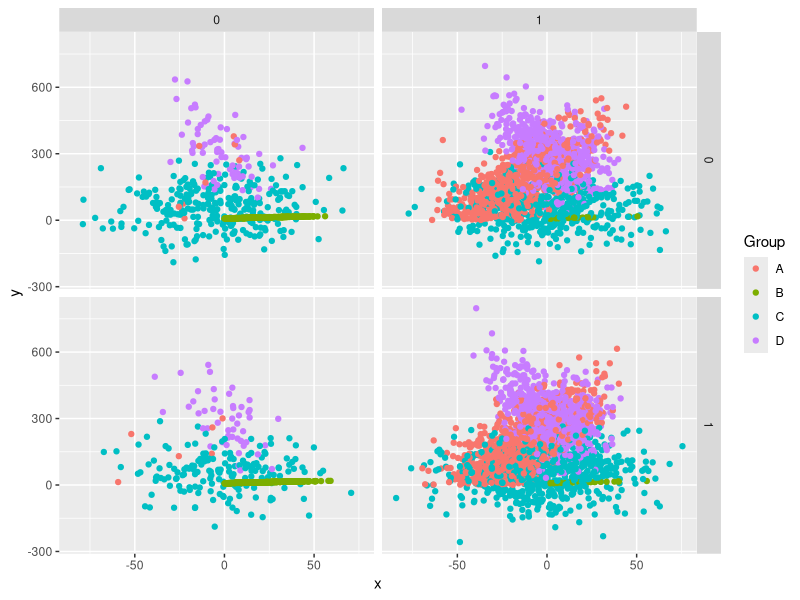
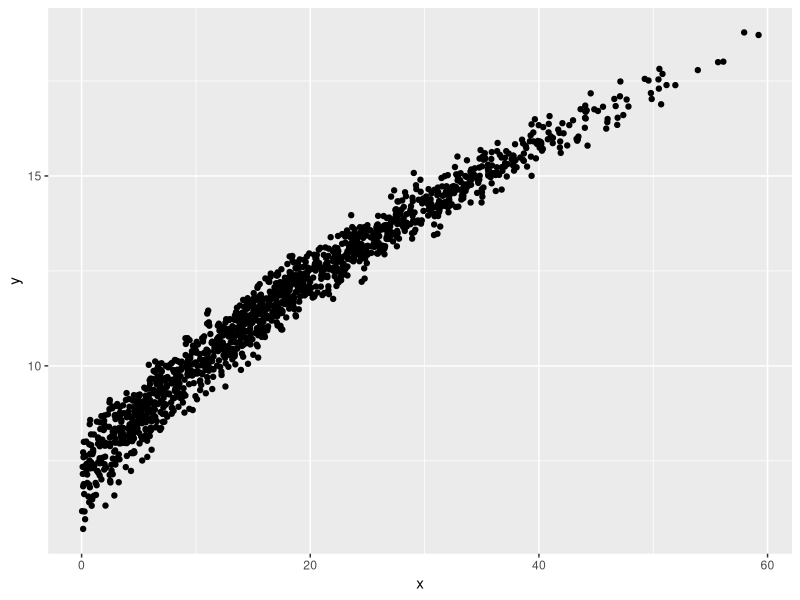
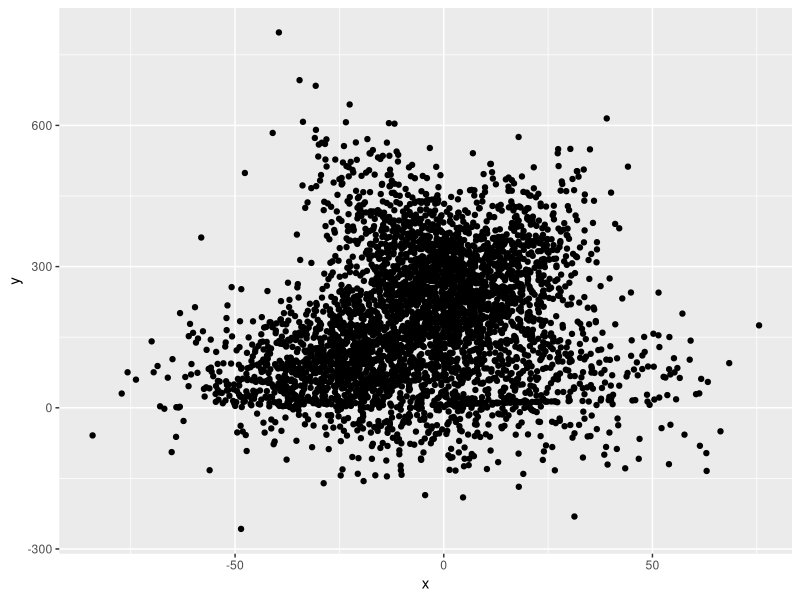

These figures' R source, in order: (Note: this script raises an error after producing the figures.)
# Jeffrey Williams
# DATA-312
# Dr. Robinson
# 11 April 2022

# Cleaning workspace / loading libraries
rm(list = ls())
gc()

library(tidyverse)
library(modelr)

# Load dataset
raw_data <- read_csv('data312_ml_michaelr.csv')

# Sampling
raw_data_samplingframe <- raw_data %>% 
  mutate(snum = sample.int(n(), n()) / n())

training <- raw_data_samplingframe %>% filter(snum < 0.6) %>% select(-snum)

query <- raw_data_samplingframe %>% filter(snum >= 0.6, snum < 0.8) %>%
  select(-snum)

test <- raw_data_samplingframe %>% filter(snum >= 0.8) %>% select(-snum)

training %>% write_csv('michaelr_training.csv')
query %>% write_csv('michaelr_query.csv')
test %>% write_csv('michaelr_test.csv')

# Exploration
training %>% ggplot(aes(x, y, color = Group)) + geom_point() + 
  facet_grid(vars(s), vars(t))

training %>% filter(Group == 'B') %>% ggplot(aes(x, y)) + geom_point()

training %>% filter(t == 1) %>% ggplot(aes(x, y)) + geom_point()

training %>% count(Group)

training %>% count(Group, t) %>% pivot_wider(names_front, values_from = n)

training_B <- training %>% filter(Group == "B")

training_B %>% ggplot(aes(x, y)) + geom_point()

lfit <- lm(y~x, training_B)

training_lfit <- training_B %>% add_predictions(lfit, var = 'lfit_y')

training_lfit %>% ggplot() + geom_point(aes(x, y)) + 
  geom_line(aes(x, lfit_y), color = 'red')

training_lfit <- training_lfit %>% add_residuals(lfit, var = 'lfit_y')

training_lfit <- training_B %>% add_predictions(lfit, var = 'lfit_y') %>% 
  add_residuals(lfit, var = 'lfit_resid')

training_lfit %>% ggplot(aes(x, lfit_resid)) + geom_point()

polyfit <- lm(y~poly(x, 2), training_B)

training_lfit <- training_B %>% add_predictions(polyfit, var = 'polyfit_y') %>%
  add_residuals(polyfit, var = 'polyfit_resid')

training_both <- training_B %>% add_predictions(polyfit, var = 'polyfit_y') %>%
  add_residuals(polyfit, var = 'polyfit_resid')

training_both %>% ggplot(aes(x, polyfit_resid)) + geom_point()

query_B <- query %>% filter(Group == 'B') %>% 
  add_predictions(lfit, var = 'lfit_pred') %>%
  add_residuals(lfit, var = 'lfit_resid') %>%
  add_predictions(lfit, var = 'polyfit_pred') %>%
  add_residuals(lfit, var = 'polyfit_resid')

query_B %>% ggplot() + geom_point(aes(x, y)) + 
  geom_line(aes(x, polyfit_pred), color = 'red') +
  geom_line(aes(x, lfit_pred), color = 'blue')

test_B <- test %>% filter(Group == 'B') %>%
  add_predictions(polyfit, var = 'polyfit_pred') %>% 
  add_residuals(polyfit, var = 'polyfit_resid')

test_B %>% ggplot(aes(polyfit_resid)) + geom_histogram()

# Shifting to use of my own data

# Loading raw data
my_data <- read_csv('5030143_HW4A.csv')

# Sampling
samplingframe <- my_data %>% 
  mutate(snum = sample.int(n(), n()) / n())

my_training <- samplingframe %>% filter(snum < 0.6) %>% select(-snum)

my_query <- samplingframe %>% filter(snum >= 0.6, snum < 0.8) %>%
  select(-snum)

my_test <- samplingframe %>% filter(snum >= 0.8) %>% select(-snum)

my_training %>% write_csv('5030143_training.csv')
my_query %>% write_csv('5030143_query.csv')
my_test %>% write_csv('5030143_test.csv')

my_training %>% count(Group) %>% select(n) %>% chisq.test()
